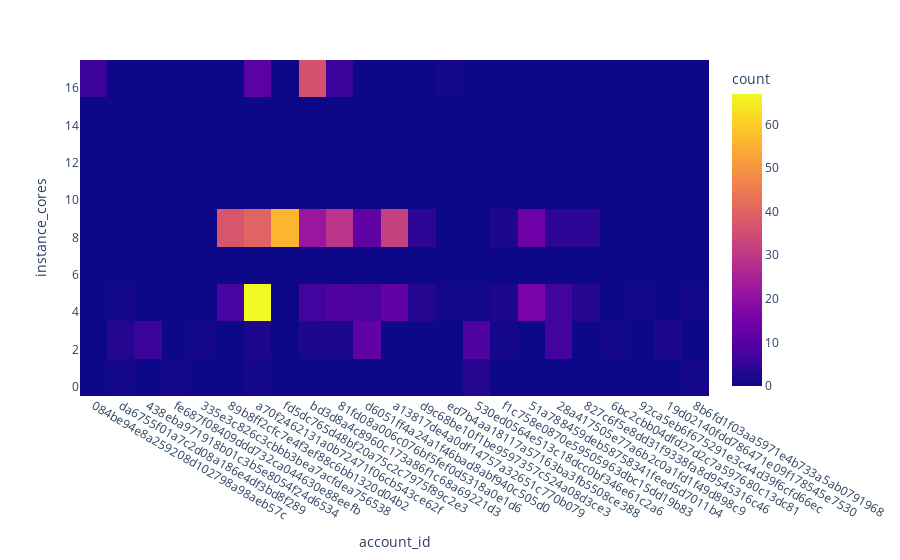

Notebook cell for this chart:
### Markdown cell above
Show the instances/cores/creation time heatmap:

### Code cell
import plotly.express as px
data = rnb.search("is(instance)")
px.density_heatmap(data, x="account_id", y="instance_cores")

### Figure 1 — Plotly figure (JSON) as saved in the notebook; plotly's stock layout.template omitted (floating-point values rounded to 4 significant figures; data arrays with more than 128 entries replaced by an {"elided": "..."} marker saying what was removed)
{"data": [{"coloraxis": "coloraxis", "hovertemplate": "account_id=%{x}<br>instance_cores=%{y}<br>count=%{z}<extra></extra>", "name": "", "type": "histogram2d", "x": {"elided": "518 str values"}, "xaxis": "x", "xbingroup": "x", "y": {"elided": "518 int values"}, "yaxis": "y", "ybingroup": "y"}], "layout": {"coloraxis": {"colorbar": {"title": {"text": "count"}}, "colorscale": [[0, "#0d0887"], [0.1111, "#46039f"], [0.2222, "#7201a8"], [0.3333, "#9c179e"], [0.4444, "#bd3786"], [0.5556, "#d8576b"], [0.6667, "#ed7953"], [0.7778, "#fb9f3a"], [0.8889, "#fdca26"], [1, "#f0f921"]]}, "legend": {"tracegroupgap": 0}, "margin": {"t": 60}, "xaxis": {"anchor": "y", "domain": [0, 1], "title": {"text": "account_id"}}, "yaxis": {"anchor": "x", "domain": [0, 1], "title": {"text": "instance_cores"}}}}
